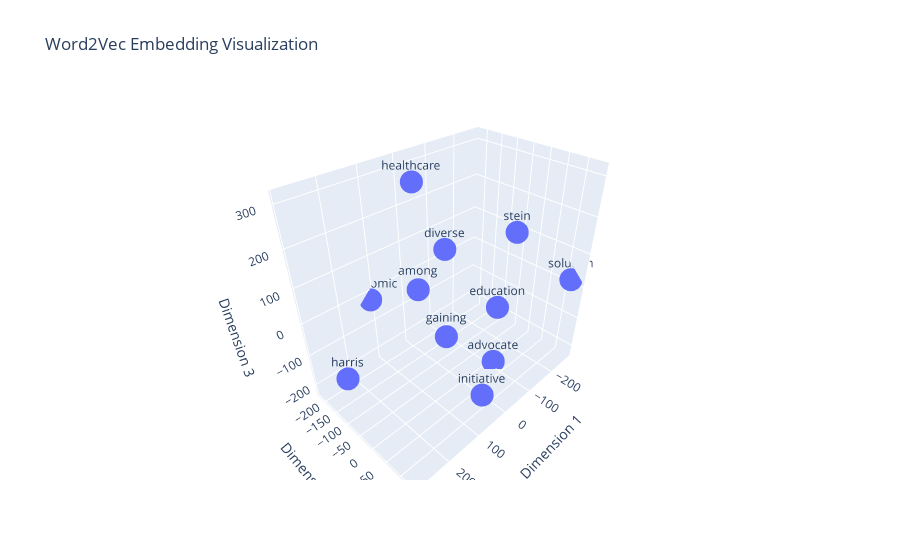

Write notebook code for a chart like this one.
### Code cell
display_similar_embeddings('harris')

### Figure 1 — Plotly figure (JSON) as saved in the notebook; plotly's stock layout.template omitted (floating-point values rounded to 4 significant figures)
{"data": [{"hovertemplate": "Dimension 1=%{x}<br>Dimension 2=%{y}<br>Dimension 3=%{z}<br>word=%{text}<extra></extra>", "legendgroup": "", "marker": {"color": "#636efa", "size": 8, "symbol": "circle"}, "mode": "markers+text", "name": "", "scene": "scene", "showlegend": false, "text": ["solution", "education", "advocate", "diverse", "healthcare", "gaining", "economic", "among", "initiative", "stein", "harris"], "type": "scatter3d", "x": [-273.6, -135.9, -102.8, -107.9, 55.7, 92.27, 114.4, 118.2, 85.24, -133.4, 285.5], "y": [118.1, -5.826, 18.8, -176.2, -105.6, 32.55, -221.8, -26.54, 139.7, 36.76, -88.63], "z": [18.54, -63.62, -221.7, 55.59, 312.8, -2.313, -20.93, 110.2, -115.0, 177.9, -83.7]}], "layout": {"legend": {"tracegroupgap": 0}, "scene": {"domain": {"x": [0, 1], "y": [0, 1]}, "xaxis": {"title": {"text": "Dimension 1"}}, "yaxis": {"title": {"text": "Dimension 2"}}, "zaxis": {"title": {"text": "Dimension 3"}}}, "title": {"text": "Word2Vec Embedding Visualization"}}}
